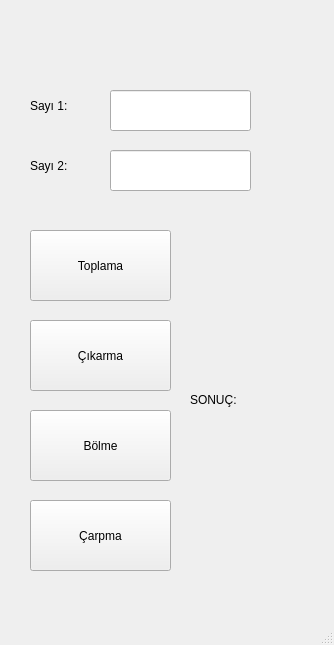
<?xml version="1.0" encoding="UTF-8"?>
<ui version="4.0">
 <class>MainWindow</class>
 <widget class="QMainWindow" name="MainWindow">
  <property name="geometry">
   <rect>
    <x>0</x>
    <y>0</y>
    <width>334</width>
    <height>645</height>
   </rect>
  </property>
  <property name="windowTitle">
   <string>MainWindow</string>
  </property>
  <widget class="QWidget" name="centralwidget">
   <widget class="QLabel" name="lbl_sayi1">
    <property name="geometry">
     <rect>
      <x>30</x>
      <y>80</y>
      <width>71</width>
      <height>51</height>
     </rect>
    </property>
    <property name="text">
     <string>Sayı 1:</string>
    </property>
   </widget>
   <widget class="QLabel" name="lbl_sayi2">
    <property name="geometry">
     <rect>
      <x>30</x>
      <y>140</y>
      <width>71</width>
      <height>51</height>
     </rect>
    </property>
    <property name="text">
     <string>Sayı 2:</string>
    </property>
   </widget>
   <widget class="QLineEdit" name="txt_sayi1">
    <property name="geometry">
     <rect>
      <x>110</x>
      <y>90</y>
      <width>141</width>
      <height>41</height>
     </rect>
    </property>
   </widget>
   <widget class="QLineEdit" name="txt_sayi2">
    <property name="geometry">
     <rect>
      <x>110</x>
      <y>150</y>
      <width>141</width>
      <height>41</height>
     </rect>
    </property>
   </widget>
   <widget class="QPushButton" name="btn_toplama">
    <property name="geometry">
     <rect>
      <x>30</x>
      <y>230</y>
      <width>141</width>
      <height>71</height>
     </rect>
    </property>
    <property name="text">
     <string>Toplama</string>
    </property>
   </widget>
   <widget class="QPushButton" name="btn_cikarma">
    <property name="geometry">
     <rect>
      <x>30</x>
      <y>320</y>
      <width>141</width>
      <height>71</height>
     </rect>
    </property>
    <property name="text">
     <string>Çıkarma</string>
    </property>
   </widget>
   <widget class="QPushButton" name="btn_bolme">
    <property name="geometry">
     <rect>
      <x>30</x>
      <y>410</y>
      <width>141</width>
      <height>71</height>
     </rect>
    </property>
    <property name="text">
     <string>Bölme</string>
    </property>
   </widget>
   <widget class="QPushButton" name="btn_carpma">
    <property name="geometry">
     <rect>
      <x>30</x>
      <y>500</y>
      <width>141</width>
      <height>71</height>
     </rect>
    </property>
    <property name="text">
     <string>Çarpma</string>
    </property>
   </widget>
   <widget class="QLabel" name="txt_result">
    <property name="geometry">
     <rect>
      <x>190</x>
      <y>270</y>
      <width>101</width>
      <height>261</height>
     </rect>
    </property>
    <property name="text">
     <string>&lt;html&gt;&lt;head/&gt;&lt;body&gt;&lt;p&gt;SONUÇ:&lt;/p&gt;&lt;/body&gt;&lt;/html&gt;</string>
    </property>
   </widget>
  </widget>
  <widget class="QMenuBar" name="menubar">
   <property name="geometry">
    <rect>
     <x>0</x>
     <y>0</y>
     <width>334</width>
     <height>26</height>
    </rect>
   </property>
  </widget>
  <widget class="QStatusBar" name="statusbar"/>
 </widget>
 <resources/>
 <connections/>
</ui>
